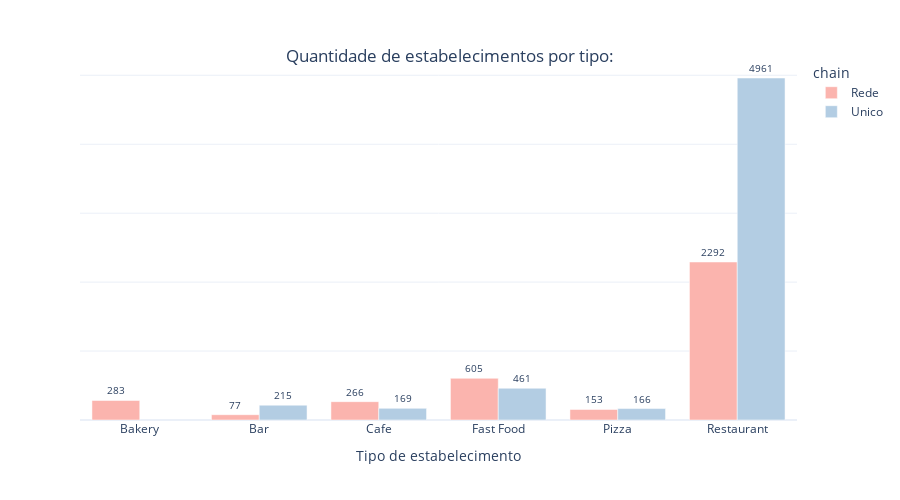

The notebook cell saved with this chart:
### Code cell
fig = px.bar(tipicos, x="object_type", y="quantity",
             color='chain', barmode='group', color_discrete_sequence=px.colors.qualitative.Pastel1,
             template='plotly_white', text='quantity',
             height=500)

fig.update_layout(
    xaxis_title='Tipo de estabelecimento', # Etiqueta do eixo X
    yaxis_title=' '
)

fig.update_traces(textposition='outside', textfont_size=10
                 )
fig.update_yaxes(showticklabels=False)


fig.update_layout(title={
    'text' : 'Quantidade de estabelecimentos por tipo:',
    'y': 0.9,
    'x': 0.5
})


fig.show()

### Figure 1 — Plotly figure (JSON) as saved in the notebook; plotly's stock layout.template omitted (floating-point values rounded to 4 significant figures)
{"data": [{"alignmentgroup": "True", "hovertemplate": "chain=Rede<br>object_type=%{x}<br>quantity=%{text}<extra></extra>", "legendgroup": "Rede", "marker": {"color": "rgb(251,180,174)", "pattern": {"shape": ""}}, "name": "Rede", "offsetgroup": "Rede", "orientation": "v", "showlegend": true, "text": [283, 77, 266, 605, 153, 2292], "textfont": {"size": 10}, "textposition": "outside", "type": "bar", "x": ["Bakery", "Bar", "Cafe", "Fast Food", "Pizza", "Restaurant"], "xaxis": "x", "y": [283, 77, 266, 605, 153, 2292], "yaxis": "y"}, {"alignmentgroup": "True", "hovertemplate": "chain=Unico<br>object_type=%{x}<br>quantity=%{text}<extra></extra>", "legendgroup": "Unico", "marker": {"color": "rgb(179,205,227)", "pattern": {"shape": ""}}, "name": "Unico", "offsetgroup": "Unico", "orientation": "v", "showlegend": true, "text": [215, 169, 461, 166, 4961], "textfont": {"size": 10}, "textposition": "outside", "type": "bar", "x": ["Bar", "Cafe", "Fast Food", "Pizza", "Restaurant"], "xaxis": "x", "y": [215, 169, 461, 166, 4961], "yaxis": "y"}], "layout": {"barmode": "group", "height": 500, "legend": {"title": {"text": "chain"}, "tracegroupgap": 0}, "margin": {"t": 60}, "title": {"text": "Quantidade de estabelecimentos por tipo:", "x": 0.5, "y": 0.9}, "xaxis": {"anchor": "y", "domain": [0, 1], "title": {"text": "Tipo de estabelecimento"}}, "yaxis": {"anchor": "x", "domain": [0, 1], "showticklabels": false, "title": {"text": " "}}}}
